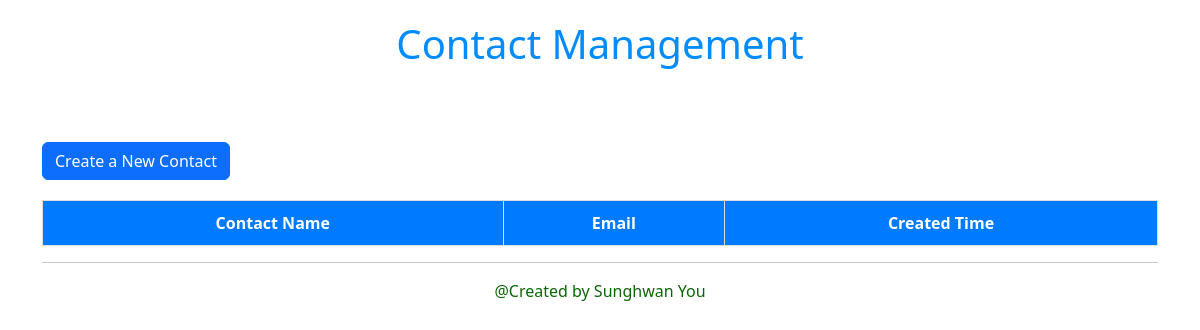
/, run on an earlier commit of the app's database.
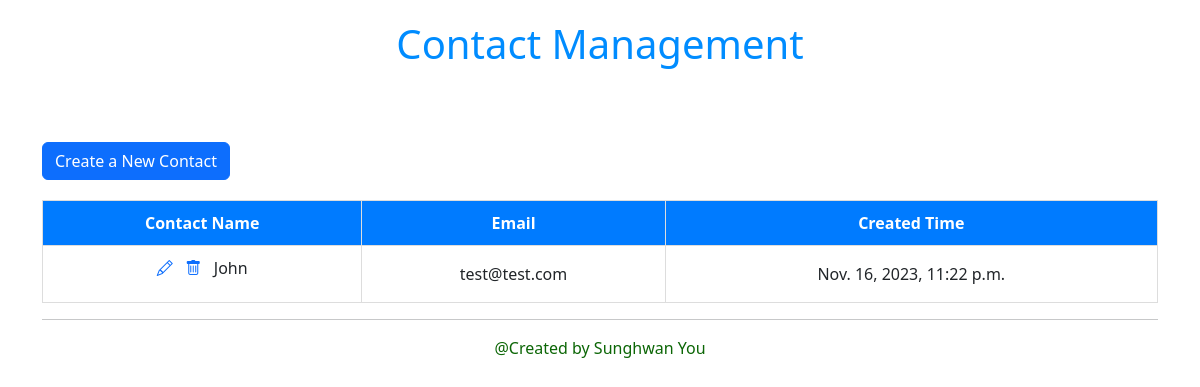
And on a later commit of the database.
### contactManagement/models.py (models this page shows, shortened)
class Contact(models.Model):
    name = models.CharField(max_length=255, unique=True)  # Name must be unique
    email = models.EmailField(unique=True)  # Email must be unique and a valid email address
    created_time = models.DateTimeField(auto_now_add=True)
    note = models.TextField(blank=True)
    class Meta:
        ordering = ['name']

### contactManagement/views.py (the view)
# urls.py: path("", ContactListView.as_view(), name="contact_list"),
class ContactListView(ListView):
    model = Contact

### contactManagement/templates/contactManagement/contact_list.html (shortened to what this page needs)
{% extends "base.html" %}
{% block content %}
    <div style="text-align: center; color: rgb(0, 140, 255); margin: 20px;">
        <h1 style="margin-bottom: 50px; font-weight: 300;">Contact Management</h1>
    </div>
    <br/>
    <a href="{% url 'contact_create' %}" class="btn btn-primary icon-link">Create a New Contact</a>
    <br/>
    <table class="center-table styled-table">
        <thead>
            <tr>
                <th>Contact Name</th>
                <th>Email</th>
                <th>Created Time</th>
            </tr>
        </thead>
        <tbody>
            {% for contact in contact_list %}
                <tr>
                    <td>
                        <a class="icon-link" href="{% url 'contact_detail' contact.id %}">
                            <i class="bi bi-pencil"></i> </a>
                          <a class="icon-link" href="{% url 'contact_confirm_delete' contact.id %}">
                            <i class="bi bi-trash"></i>
                          </a>
                        {{ contact.name }}
                    </td>
                    <td>{{ contact.email }}</td>
                    <td>{{ contact.created_time }}</td>
                </tr>
            {% endfor %}
        </tbody>
    </table>
{% endblock content %}

What changed in the data, as far as the page shows it:
added Contact: name "John", email "test@test.com", created_time "Nov. 16, 2023, 11:22 p.m."
